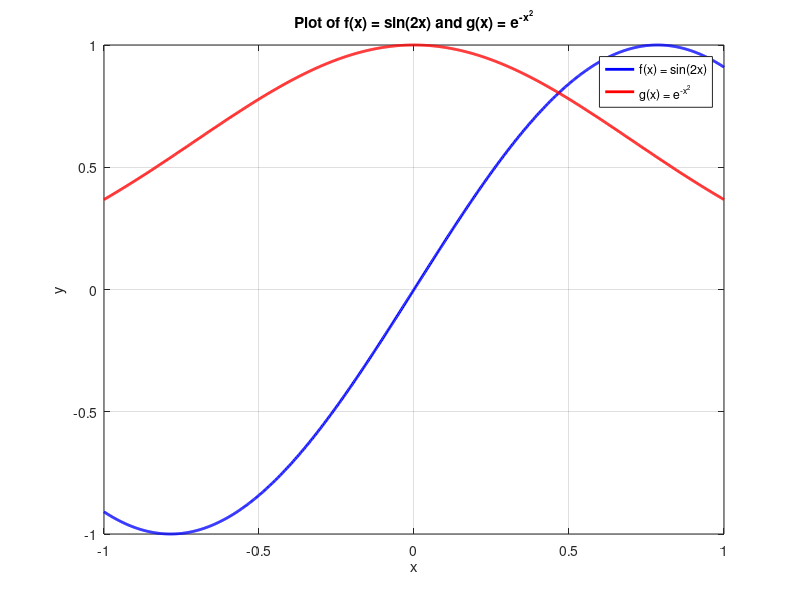

This figure's MATLAB source:
format long;

x = linspace(-1, 1, 1000);

f = sin(2*x);
g = exp(-x.^2);

plot(x, f, 'b', 'LineWidth', 2);
hold on;
plot(x, g, 'r', 'Linewidth', 2);
hold off;

title('Plot of f(x) = sin(2x) and g(x) = e^{-x^2}');
xlabel('x');
ylabel('y');
legend('f(x) = sin(2x)', 'g(x) = e^{-x^2}', 'Location', 'best');
grid on;
